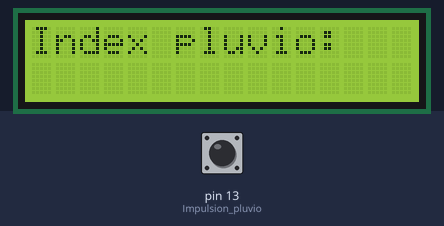
A sketch run on a simulated Arduino Uno, built with avr-gcc and run on an emulated ATmega328P. Shown: 16×2 character LCD. The inputs (shaded band) are chosen by the test bench; at power-on: pin 13 (Impulsion_pluvio) HIGH. What the sketch prints to the serial monitor is not drawn.

Above: at 1.2 s.
1.3 s: pin 13 (Impulsion_pluvio) pulled LOW for 0.15 s
At 1.9 s:
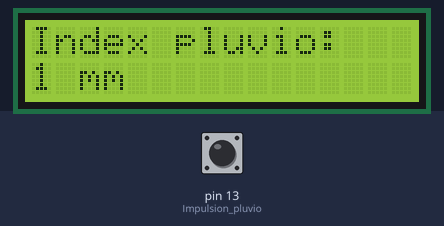
2.9 s: pin 13 (Impulsion_pluvio) pulled LOW for 1 s
At 3.2 s:
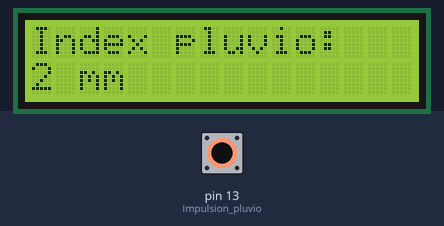
5.4 s: pin 13 (Impulsion_pluvio) pulled LOW for 0.15 s
At 6.3 s:
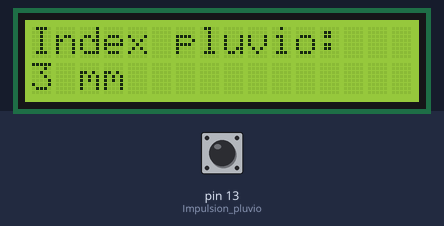
7.0 s: pin 13 (Impulsion_pluvio) pulled LOW for 1 s
At 7.5 s:
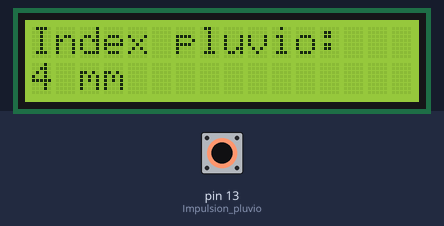
Timing chart, 0 to 10.0 s (numbered marks = the images above; inputs shaded):
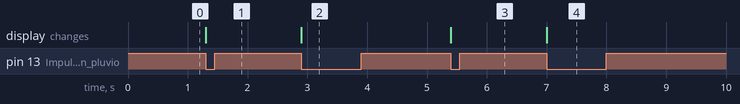

The sketch:

Proto_Pluviom_trie.ino
```cpp
//Mise en oeuvre Arduino pour récupération contact pluviométrie + affichage sur LCD 2 lignes
//Pluviométre contact ( resistance du contact = O ohms si détection)
//04/04/2018


//Pin n°13 contact pluviomètre
int Impulsion_pluvio =  13;
int Index_pluvio = 0;
int Etat_pluvio ;

//variable utilisée pour gestion front montant contact pluviomètre
int memoire = HIGH;

// include the library code:
#include <LiquidCrystal.h>


// initialize the library by associating any needed LCD interface pin
// with the arduino pin number it is connected to
const int rs = 12, en = 11, d4 = 5, d5 = 4, d6 = 3, d7 = 2;
LiquidCrystal lcd(rs, en, d4, d5, d6, d7);

void setup() {
  //Initialisation moniteur série
  Serial.begin(9600);
  //Pin 13 avec résistance de pullup interne
  pinMode(Impulsion_pluvio,INPUT_PULLUP);

  // set up the LCD's number of columns and rows:
  lcd.begin(16, 2);
  // set the cursor to column 0, line 1
  // (note: line 1 is the second row, since counting begins with 0):
  lcd.setCursor(0, 0);
  // print the number of seconds since reset:
  // Print a message to the LCD.
  lcd.print("Index pluvio: ");

}

void loop() {

  // Lecture pin n°13 (information logique)
  Etat_pluvio = digitalRead(Impulsion_pluvio);

  // Si le contact pluvio a un état différent de celui enregistré ET
  // que cet état est "bas"
    if((Etat_pluvio != memoire) && (Etat_pluvio == LOW))

    {
        // on incrémente le compteur
        Index_pluvio++;

  // Affichage de l'index sur moniteur série à chaque implusion
  Serial.println(Index_pluvio);

  // set the cursor to column 0, line 1
  // (note: line 1 is the second row, since counting begins with 0):
  lcd.setCursor(0, 1);
  // print the number of seconds since reset:
  lcd.print(Index_pluvio);
  lcd.print(" mm");

    }

    // on enregistre l'état du pluvio
     memoire = Etat_pluvio;

}
```

Measured:
- after the input at 1.3 s, the display: changes at once (image 1)
- after the input at 2.9 s, the display: changes at once (image 2)
- after the input at 5.4 s, the display: changes at once (image 3)
- after the input at 7.0 s, the display: changes at once (image 4)
